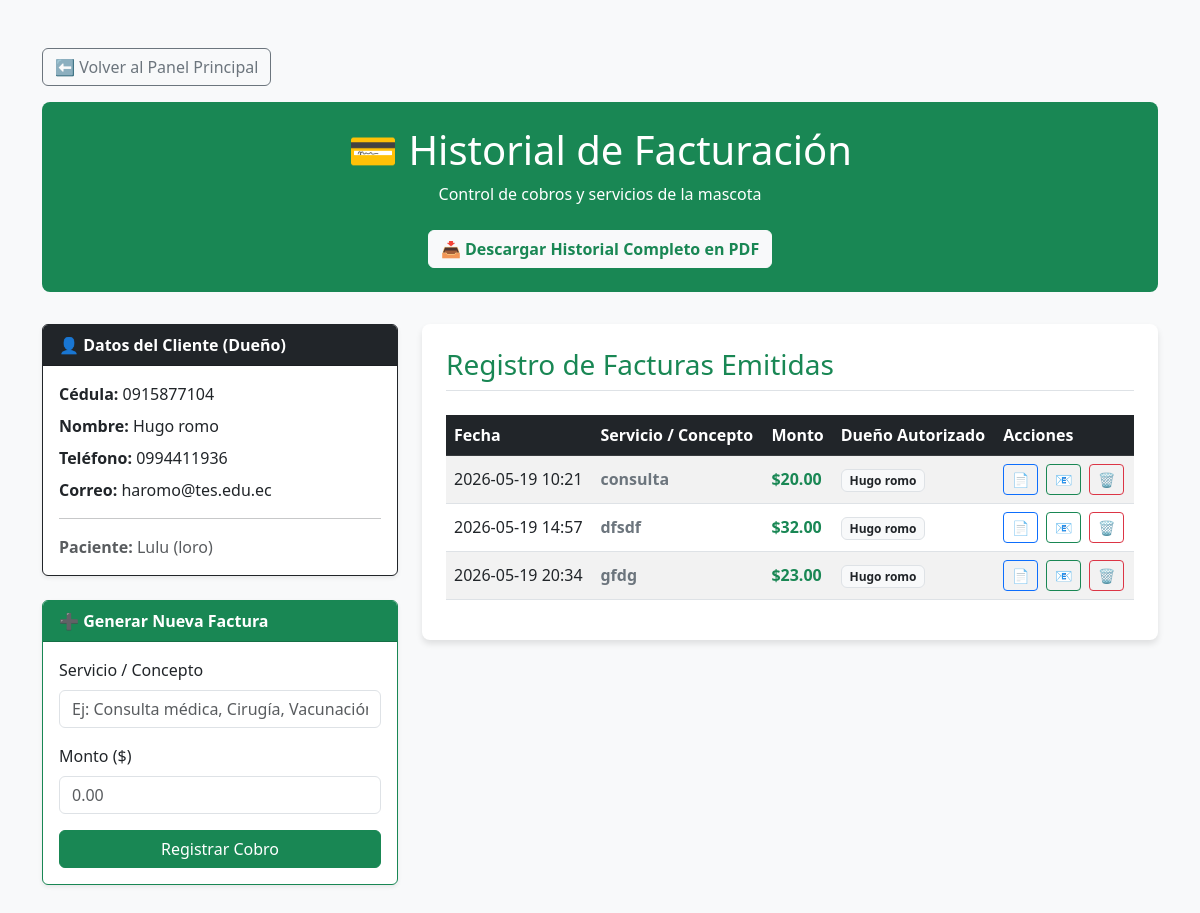
/mascota/1/facturas, run on the app's committed database.
### models.py (models this page shows)
class Dueno(Base):
    __tablename__ = "duenos"
    id = Column(Integer, primary_key=True, index=True)
    cedula = Column(String, unique=True, index=True, nullable=False) # Única para evitar duplicados de personas
    nombre = Column(String, nullable=False)
    apellido = Column(String, nullable=False)
    direccion = Column(String, nullable=True)
    telefono = Column(String, nullable=True)
    correo = Column(String, nullable=True)
    fecha_registro = Column(DateTime, default=datetime.now)
    activo = Column(Boolean, default=True)
    mascotas = relationship("Mascota", back_populates="dueno", cascade="all, delete-orphan")
    usuario = relationship(
        "Usuario",
        primaryjoin="foreign(Dueno.cedula) == Usuario.cedula",
        back_populates="dueno",
        uselist=False
    )

class Mascota(Base):
    __tablename__ = "mascotas"
    id = Column(Integer, primary_key=True, index=True)
    nombre = Column(String)
    especie = Column(String)
    raza = Column(String)
    edad = Column(Integer)
    dueno_id = Column(Integer, ForeignKey("duenos.id", ondelete="CASCADE"), nullable=False)
    observaciones = Column(String, default="Sin observaciones") # <-- Nuevo campo
    dueno = relationship("Dueno", back_populates="mascotas")
    examenes = relationship("Examen", back_populates="mascota", cascade="all, delete-orphan")
    recetas = relationship("Receta", back_populates="mascota", cascade="all, delete-orphan")
    facturas = relationship("Factura", back_populates="mascota", cascade="all, delete-orphan")

class Factura(Base):
    __tablename__ = "facturas"
    id = Column(Integer, primary_key=True, index=True)
    servicio = Column(String)
    monto = Column(Float)
    fecha = Column(DateTime, default=datetime.now)
    mascota_id = Column(Integer, ForeignKey("mascotas.id", ondelete="CASCADE"), nullable=False)
    mascota = relationship("Mascota", back_populates="facturas")

### main.py (the view)
@app.get("/mascota/{mascota_id}/facturas", response_class=HTMLResponse)
def historial_facturas(mascota_id: int, request: Request, db: Session = Depends(get_db)):
    mascota = db.query(models.Mascota).filter(models.Mascota.id == mascota_id).first()
    if not mascota:
        raise HTTPException(status_code=404, detail="Paciente no encontrado")
    facturas = db.query(models.Factura).filter(models.Factura.mascota_id == mascota_id).all()
    return templates.TemplateResponse("facturas.html", {
        "request": request,
        "mascota": mascota,
        "facturas": facturas
    })

### templates/facturas.html (shortened to what this page needs)
<!DOCTYPE html>
<html lang="es">
<head>
    <link href="https://cdn.jsdelivr.net/npm/bootstrap@5.3.0/dist/css/bootstrap.min.css" rel="stylesheet">
</head>
<body>
<div class="container mt-5 mb-5">
    <div class="mb-3">
        <a href="/" class="btn btn-outline-secondary">⬅️ Volver al Panel Principal</a>
    </div>
    <div class="hero-facturas text-center">
        <h1>💳 Historial de Facturación</h1>
        <p>Control de cobros y servicios de la mascota</p>
        <a href="/mascota/{{ mascota.id }}/facturas/pdf" class="btn btn-light text-success fw-bold mt-2">
            📥 Descargar Historial Completo en PDF
        </a>
    </div>
    <div class="row">
        <div class="col-md-4 mb-4">
            <div class="card shadow-sm border-dark">
                <div class="card-header bg-dark text-white fw-bold">
                    👤 Datos del Cliente (Dueño)
                </div>
                <div class="card-body">
                    <p class="mb-2"><strong>Cédula:</strong> {{ mascota.dueno.cedula }}</p>
                    <p class="mb-2"><strong>Nombre:</strong> {{ mascota.dueno.nombre }} {{ mascota.dueno.apellido }}</p>
                    <p class="mb-2"><strong>Teléfono:</strong> {{ mascota.dueno.telefono }}</p>
                    <p class="mb-2"><strong>Correo:</strong> {{ mascota.dueno.correo }}</p>
                    <hr>
                    <p class="mb-0 text-muted">
                        <strong>Paciente:</strong> <span class="text-capitalize">{{ mascota.nombre }}</span> ({{ mascota.especie }})
                    </p>
                </div>
            </div>
            <div class="card mt-4 shadow-sm border-success">
                <div class="card-header bg-success text-white fw-bold">
                    ➕ Generar Nueva Factura
                </div>
                <div class="card-body">
                    <form method="post" action="/mascota/{{ mascota.id }}/factura_nueva" class="row g-3">
                        <div class="col-12">
                            <label class="form-label">Servicio / Concepto</label>
                            <input type="text" name="servicio" class="form-control" placeholder="Ej: Consulta médica, Cirugía, Vacunación" required>
                        </div>
                        <div class="col-12">
                            <label class="form-label">Monto ($)</label>
                            <input type="number" step="0.01" name="monto" class="form-control" placeholder="0.00" required>
                        </div>
                        <div class="col-12 text-end">
                            <button type="submit" class="btn btn-success w-100">Registrar Cobro</button>
                        </div>
                    </form>
                </div>
            </div>
        </div>
        <div class="col-md-8">
            <div class="table-container">
                <h3 class="mb-4 text-success border-bottom pb-2">Registro de Facturas Emitidas</h3>
                <table class="table table-hover table-striped align-middle">
                    <thead class="table-dark">
                        <tr>
                            <th>Fecha</th>
                            <th>Servicio / Concepto</th>
                            <th>Monto</th>
                            <th>Dueño Autorizado</th>
                            <th>Acciones</th>
                        </tr>
                    </thead>
                    <tbody>
                        {% for factura in facturas %}
                        <tr>
                            <td>{{ factura.fecha.strftime('%Y-%m-%d %H:%M') }}</td>
                            <td><strong class="text-secondary">{{ factura.servicio }}</strong></td>
                            <td class="fw-bold text-success">${{ "%.2f"|format(factura.monto) }}</td>
                            <td>
                                <span class="badge bg-light text-dark border">
                                    {{ factura.mascota.dueno.nombre }} {{ factura.mascota.dueno.apellido }}
                                </span>
                            </td>
                            <td>
                                <div class="d-flex gap-2">
                                    <a href="/factura/{{ factura.id }}/pdf" class="btn btn-sm btn-outline-primary" title="Descargar">📄</a>
                                    <button type="button" onclick="enviarFactura('{{ mascota.id }}')" class="btn btn-sm btn-outline-success" title="Enviar">📧</button>
                                    <button type="button" onclick="eliminarFactura('{{ factura.id }}')" class="btn btn-sm btn-outline-danger" title="Eliminar">🗑️</button>
                                </div>
                            </td>
                        </tr>
                        {% else %}
                        <tr>
                            <td colspan="5" class="text-center text-muted py-4">
                                No se registran facturas emitidas para este paciente.
                            </td>
                        </tr>
                        {% endfor %}
                    </tbody>
                </table>
            </div>
        </div>
    </div>
</div>
</body>
</html>

### templates/facturas.html (style rules this page uses)
body { background-color: #f8f9fa; }
.hero-facturas { background-color: #198754; color: white; padding: 1.5rem; border-radius: 0.5rem; margin-bottom: 2rem; }
.table-container { background: white; padding: 1.5rem; border-radius: 0.5rem; box-shadow: 0 4px 6px rgba(0,0,0,0.1); }

### data on the page
Dueno: dueno.cedula "0915877104", dueno.nombre "Hugo", dueno.apellido "romo", dueno.telefono "0994411936", dueno.correo "haromo@tes.edu.ec"
Mascota: nombre "Lulu", especie "loro"
Factura: fecha "2026-05-19 10:21", servicio "consulta", monto "20.00", mascota.dueno.nombre "Hugo", mascota.dueno.apellido "romo"
Factura: fecha "2026-05-19 14:57", servicio "dfsdf", monto "32.00", mascota.dueno.nombre "Hugo", mascota.dueno.apellido "romo"
Factura: fecha "2026-05-19 20:34", servicio "gfdg", monto "23.00", mascota.dueno.nombre "Hugo", mascota.dueno.apellido "romo"
